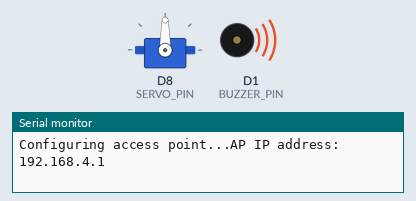
This sketch was run on a simulated ESP8266 (NodeMCU). On the bench: servo, buzzer (waves = sounding), the last lines printed to the serial monitor. Storage starts empty.

Above: at 1.4 s.
At 3.4 s:
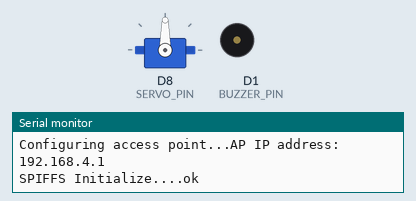
Timing chart, 0 to 4.9 s (numbered marks = the images above):
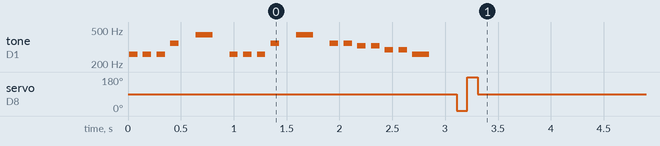

The sketch:

szereljunk_apa_async.ino
```cpp
#include <Arduino.h>
#include <ESP8266WiFi.h>
#include <Hash.h>
#include <ESPAsyncTCP.h>
#include <ESPAsyncWebServer.h>
#include <FS.h>  // Include the SPIFFS library
#include <Servo.h>

const char *ssid = "APP-ROBI-01";
const char *password = "";
AsyncWebServer server(80);


int Do = 261;
int Re = 293;
int Mi = 329;
int Fa = 349;
int Sol = 391;
int La = 440;
int Si = 493;
int DoS = 277;
int ReS = 311;

int t1 = 160;
int t2 = 80;
int t3 = 50;

#define BUZZER_PIN D1
#define DC_PIN1 D6
#define DC_PIN2 D5
#define SERVO_PIN D8
Servo servo;

int direction = 2;
int forward_speed = 140;
int backward_speed = 140;
int turn_degree = 90;
int prev_turn_degree = 90;

void la_cucaracha() {
  tone (BUZZER_PIN, Do);
  delay (t2);
  noTone (BUZZER_PIN);
  delay (t3);
  tone (BUZZER_PIN, Do);
  delay (t2);
  noTone (BUZZER_PIN);
  delay (t3);
  tone (BUZZER_PIN, Do);
  delay (t2);
  noTone (BUZZER_PIN);
  delay (t3);
  tone (BUZZER_PIN, Fa);
  delay (t2);
  noTone (BUZZER_PIN);
  delay (t1);
  tone (BUZZER_PIN, La);
  delay (t1);
  noTone (BUZZER_PIN);
  delay (t1);

  tone (BUZZER_PIN, Do);
  delay (t2);
  noTone (BUZZER_PIN);
  delay (t3);
  tone (BUZZER_PIN, Do);
  delay (t2);
  noTone (BUZZER_PIN);
  delay (t3);
  tone (BUZZER_PIN, Do);
  delay (t2);
  noTone (BUZZER_PIN);
  delay (t3);
  tone (BUZZER_PIN, Fa);
  delay (t2);
  noTone (BUZZER_PIN);
  delay (t1);
  tone (BUZZER_PIN, La);
  delay (t1);
  noTone (BUZZER_PIN);
  delay (t1);

  tone (BUZZER_PIN, Fa);
  delay (t2);
  noTone (BUZZER_PIN);
  delay (t3);
  tone (BUZZER_PIN, Fa);
  delay (t2);
  noTone (BUZZER_PIN);
  delay (t3);
  tone (BUZZER_PIN, Mi);
  delay (t2);
  noTone (BUZZER_PIN);
  delay (t3);
  tone (BUZZER_PIN, Mi);
  delay (t2);
  noTone (BUZZER_PIN);
  delay (t3);
  tone (BUZZER_PIN, Re);
  delay (t2);
  noTone (BUZZER_PIN);
  delay (t3);
  tone (BUZZER_PIN, Re);
  delay (t2);
  noTone (BUZZER_PIN);
  delay (t3);
  tone (BUZZER_PIN, Do);
  delay (t1);
  noTone (BUZZER_PIN);
  delay (t1);
}

void horn_sound() {
  tone(BUZZER_PIN, Do, 100);
  delay(50);
  tone(BUZZER_PIN, Re, 100);
  delay(50);
  tone(BUZZER_PIN, Mi, 100);
  delay(50);
  tone(BUZZER_PIN, Do, 100);
  delay(50);
  tone(BUZZER_PIN, Re, 100);
  delay(50);
  tone(BUZZER_PIN, Mi, 100);
  delay(50);
  tone(BUZZER_PIN, Do, 100);
  delay(50);
  tone(BUZZER_PIN, Re, 100);
  delay(50);
  tone(BUZZER_PIN, Mi, 100);
  delay(50);
}

void init_components() {
  la_cucaracha();
  digitalWrite(DC_PIN1, LOW);
  digitalWrite(DC_PIN2, HIGH);
  delay(100);
  digitalWrite(DC_PIN1, LOW);
  digitalWrite(DC_PIN2, LOW);
  servo.write(1);
  delay(100);
  servo.write(180);
  delay(100);
  servo.write(90);
}
void go_forward() {
  digitalWrite(DC_PIN1, LOW);
  analogWrite(DC_PIN2, forward_speed);
}

void go_backward() {
  digitalWrite(DC_PIN2, LOW);
  analogWrite(DC_PIN1, backward_speed);
}

void stop_motor() {
  digitalWrite(DC_PIN1, LOW);
  digitalWrite(DC_PIN2, LOW);
}

void turn() {
  if (turn_degree != prev_turn_degree) {
    servo.write(turn_degree);
    prev_turn_degree = turn_degree;
  }
}

void forward() {
  Serial.println("Forward");
  direction = 1;
  tone(BUZZER_PIN, Mi, 100);
}

void backward() {
  Serial.println("Backward");
  direction = 0;
  tone(BUZZER_PIN, Do, 100);
}

void stop() {
  Serial.println("stop");
  direction = 2;
  tone(BUZZER_PIN, La, 100);
}
void horn() {
  Serial.println("horn");
  horn_sound();
}


void setup() {
  Serial.begin(9600);
  delay(10);

  pinMode(BUZZER_PIN, OUTPUT);
  pinMode(DC_PIN1, OUTPUT);
  pinMode(DC_PIN2, OUTPUT);
  servo.attach(SERVO_PIN);

  // Connect to WiFi network
  Serial.println();
  Serial.println();
  Serial.print("Configuring access point...");
  WiFi.softAP(ssid, password, 1, 0, 1);

  IPAddress myIP = WiFi.softAPIP();
  Serial.print("AP IP address: ");
  Serial.println(myIP);

  init_components();

  //Initialize File System
  if (SPIFFS.begin()) {
    Serial.println("SPIFFS Initialize....ok");
  } else {
    Serial.println("SPIFFS Initialization...failed");
  }

  server.on("/index.html", HTTP_GET, [](AsyncWebServerRequest * request) {
    request->send(SPIFFS, "/index.html", "text/html");
  });

  server.on("/start.html", HTTP_GET, [](AsyncWebServerRequest * request) {
    request->send(SPIFFS, "/start.html", "text/html");
  });

  server.on("/settings.html", HTTP_GET, [](AsyncWebServerRequest * request) {
    request->send(SPIFFS, "/settings.html", "text/html");
  });
  server.on("/favicon.ico", HTTP_GET, [](AsyncWebServerRequest * request) {
    request->send(SPIFFS, "/favicon.ico", "image/x-icon");
  });

  server.on("/approbi.gif", HTTP_GET, [](AsyncWebServerRequest * request) {
    request->send(SPIFFS, "/approbi.gif", "image/gif");
  });

  server.on("/updateForward", HTTP_GET, [](AsyncWebServerRequest * request) {
    int get_speed = request->getParam("speed")->value().toInt();
    forward_speed = get_speed;
    request->send(200, "text/plain", "OK");
  });

  server.on("/updateBackward", HTTP_GET, [](AsyncWebServerRequest * request) {
    int get_speed = request->getParam("speed")->value().toInt();
    backward_speed = get_speed;
    request->send(200, "text/plain", "OK");
  });

  server.on("/updateServo", HTTP_GET, [](AsyncWebServerRequest * request) {
    int get_degree = request->getParam("degree")->value().toInt();
    turn_degree = get_degree;
    request->send(200, "text/plain", "OK");
  });

  server.on("/updateDirection", HTTP_GET, [](AsyncWebServerRequest * request) {
    String dir = request->getParam("direction")->value();
    if (dir == "forward") {
      forward();
    } else if (dir == "backward") {
      backward();
    } else if (dir == "stop") {
      stop();
    } else if (dir == "horn") {
      horn();
    }
    request->send(200, "text/plain", "OK");
  });

  server.on("/check_connection", HTTP_GET, handleCheckConnection);

  server.begin();
}
void handleCheckConnection(AsyncWebServerRequest *request) {
  request->send(200, "text/plain", "OK");
}
void loop() {
  turn();

  if (direction == 1) {
    go_forward();
  } else if (direction == 0) {
    go_backward();
  } else {
    stop_motor();
  }
}
```
